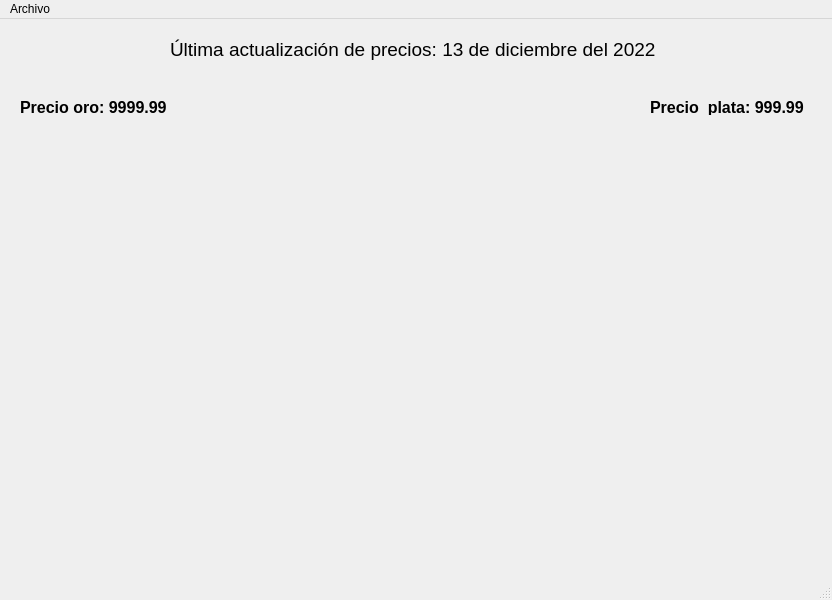
<?xml version="1.0" encoding="UTF-8"?>
<ui version="4.0">
 <class>MainWindow</class>
 <widget class="QMainWindow" name="MainWindow">
  <property name="geometry">
   <rect>
    <x>0</x>
    <y>0</y>
    <width>832</width>
    <height>600</height>
   </rect>
  </property>
  <property name="windowTitle">
   <string>SJ Project</string>
  </property>
  <widget class="QWidget" name="centralwidget">
   <widget class="QLabel" name="label_date">
    <property name="geometry">
     <rect>
      <x>170</x>
      <y>10</y>
      <width>491</width>
      <height>41</height>
     </rect>
    </property>
    <property name="font">
     <font>
      <family>Arial</family>
      <pointsize>14</pointsize>
     </font>
    </property>
    <property name="text">
     <string>Última actualización de precios: 13 de diciembre del 2022</string>
    </property>
   </widget>
   <widget class="QLabel" name="label_gold_price">
    <property name="geometry">
     <rect>
      <x>20</x>
      <y>80</y>
      <width>151</width>
      <height>16</height>
     </rect>
    </property>
    <property name="font">
     <font>
      <family>Arial</family>
      <pointsize>12</pointsize>
      <weight>75</weight>
      <bold>true</bold>
     </font>
    </property>
    <property name="text">
     <string>Precio oro: 9999.99</string>
    </property>
   </widget>
   <widget class="QLabel" name="label">
    <property name="geometry">
     <rect>
      <x>650</x>
      <y>80</y>
      <width>161</width>
      <height>16</height>
     </rect>
    </property>
    <property name="font">
     <font>
      <family>Arial</family>
      <pointsize>12</pointsize>
      <weight>75</weight>
      <bold>true</bold>
     </font>
    </property>
    <property name="text">
     <string>Precio  plata: 999.99</string>
    </property>
   </widget>
  </widget>
  <widget class="QMenuBar" name="menubar">
   <property name="geometry">
    <rect>
     <x>0</x>
     <y>0</y>
     <width>832</width>
     <height>21</height>
    </rect>
   </property>
   <widget class="QMenu" name="menuArchivo">
    <property name="title">
     <string>Archivo</string>
    </property>
    <addaction name="actionSalir"/>
   </widget>
   <addaction name="menuArchivo"/>
  </widget>
  <widget class="QStatusBar" name="statusbar"/>
  <action name="actionSalir">
   <property name="text">
    <string>Salir</string>
   </property>
  </action>
 </widget>
 <resources/>
 <connections/>
</ui>
